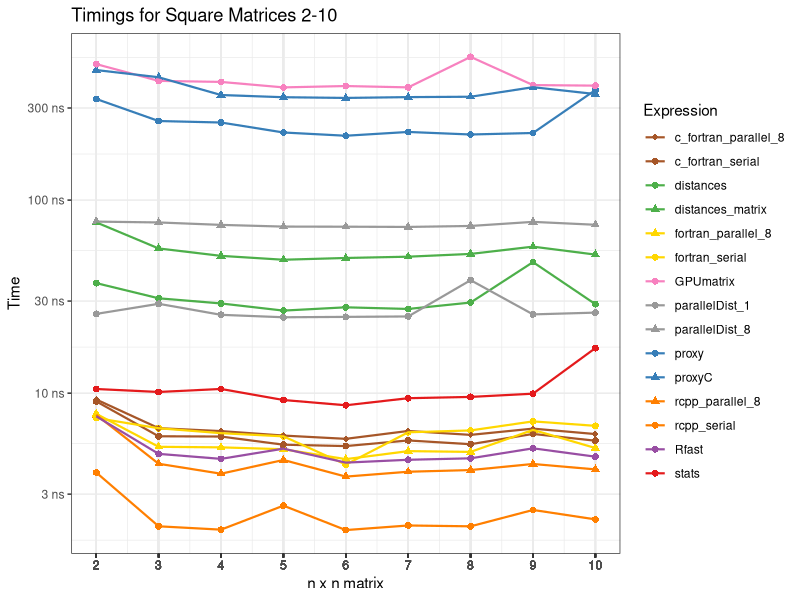

Source code (R): (Note: this script raises an error after producing the figure.)
library(ggplot2)
library(tidyverse)
library(RColorBrewer)
library(ggpubr)
rm(list = ls())

distance_timings <- readr::read_csv("data/distance_timings.csv")

# Define a dataframe for function groups for plotting
variable_groups <- data.frame(
  expression = c(
    "stats", "proxy", "proxyC", "distances", "distances_matrix",
    "Rfast", "rcpp_serial", "rcpp_parallel_8", "fortran_serial",
    "fortran_parallel_8", "c_fortran_serial",
    "c_fortran_parallel_1", "c_fortran_parallel_8",
    "GPUmatrix", "parallelDist_1", "parallelDist_8"),
  family = c(
    "base", "proxy", "proxy", "distances", "distances",
    "Rfast", "Rcpp", "Rcpp", "Fortran",
    "Fortran", "c_Fortran", "c_Fortran", "c_Fortran",
    "GPUmatrix", "parallelDist", "parallelDist")
)

# generate a color palette from RColorBrewer Paired
num_families <- length(unique(variable_groups$family))
palette <- c(
  "#E41A1C", "#377EB8", "#4DAF4A",
  "#984EA3", "#FF7F00", "#FFD700",
  "#A65628", "#F781BF", "#999999")

# map colors to families 
family_colors <- setNames(palette, unique(variable_groups$family))
expression_colors <- family_colors[variable_groups$family]
expression_colors <- setNames(expression_colors, variable_groups$expression)

# map shapes to expression within a family
expressions <- unique(variable_groups$expression)
num_expressions <- length(expressions)
shapes <- c(16, 16, 17, 16, 17, 16, 16, 17, 16, 17, 16, 17, 18, 16, 16, 17)
shape_mapping <- setNames(shapes, expressions)

# plot distance benchmarks
p1_data <- filter(distance_timings, run == "2_10")

p1 <- p1_data %>%
  mutate(median_ns = median * 1000000, sd_ns = sd * 1000000) %>%
  ggplot(aes(x = n_vectors, y = median_ns, color = expression, shape = expression)) +
  geom_point(size = 2) +
  geom_line(aes(group = expression), size = 0.75) +
  scale_color_manual(values = expression_colors) +
  scale_shape_manual(values = shape_mapping) +
  scale_y_log10(labels = scales::label_number(suffix = " ns")) +
  scale_x_continuous(breaks = p1_data$n_vectors) +
  xlab("n x n matrix") + ylab("Time") +
  labs(color = "Expression", shape = "Expression", title = "Timings for Square Matrices 2-10") +
  theme_bw()

# save to file
ggsave("outputs/figures/distance_2-10.png", p1, width = 20, height = 12, units = "cm")

#
p2_data <- filter(distance_timings, run == "10_100")

p2 <- p2_data %>%
  mutate(median_ns = median * 1000000, sd_ns = sd * 1000000) %>%
  ggplot(aes(x = n_vectors, y = median_ns, color = expression, shape = expression)) +
  geom_point(size = 2) +
  geom_line(aes(group = expression), size = 0.75) +
  scale_color_manual(values = expression_colors) +
  scale_shape_manual(values = shape_mapping) +
  scale_y_log10(labels = scales::label_number(suffix = " ns")) +
  scale_x_continuous(breaks = p2_data$n_vectors) +
  xlab("n x n matrix") + ylab("Time") +
  labs(color = "Expression", shape = "Expression", title = "Timings for Square Matrices 10-100") +
  theme_bw()
# save to file
ggsave("outputs/figures/distance_10-100.png", p2, width = 20, height = 12, units = "cm")

#
p3_data <- filter(distance_timings, run == "100_1000")

p3 <- p3_data %>%
  mutate(median_ms = median * 1000, sd_ms = sd * 1000) %>%
  ggplot(aes(x = n_vectors, y = median_ms, color = expression, shape = expression)) +
  geom_point(size = 2) +
  geom_line(aes(group = expression), size = 0.75) +
  scale_color_manual(values = expression_colors) +
  scale_shape_manual(values = shape_mapping) +
  scale_y_log10(labels = scales::label_number(suffix = " ms")) +
  scale_x_continuous(breaks = p3_data$n_vectors) +
  xlab("n x n matrix") + ylab("Time") +
  labs(color = "Expression", shape = "Expression", title = "Timings for Square Matrices 100-1000") +
  theme_bw()
# save to file
ggsave("outputs/figures/distance_100-1000.png", p3, width = 20, height = 12, units = "cm")

p4_data <- filter(distance_timings, run == "1000_10000")
p4 <- p4_data %>%
  ggplot(aes(x = n_vectors, y = median, color = expression, shape = expression)) +
  geom_point(size = 2) +
  geom_line(aes(group = expression), size = 0.75) +
  scale_color_manual(values = expression_colors) +
  scale_shape_manual(values = shape_mapping) +
  scale_y_log10(labels = scales::label_number(suffix = " s")) +
  scale_x_continuous(breaks = p4_data$n_vectors) +
  xlab("n x n matrix") + ylab("Time") +
  labs(color = "Expression", shape = "Expression", title = "Timings for Square Matrices 1k-10k") +
  theme_bw()
# save to file
ggsave("outputs/figures/distance_1000-10000.png", p4, width = 20, height = 12, units = "cm")

#

# combine into a single plot
shared_legend <- ggpubr::get_legend(p1)

# remove legend from individual plots
p1a <- p1 + theme(legend.position = "none")
p2a <- p2 + theme(legend.position = "none")
p3a <- p3 + theme(legend.position = "none")
p4a <- p4 + theme(legend.position = "none")

# combine plots
g1 <- ggarrange(
  p1a, p2a, p3a, p4a, 
  ncol=2, nrow=2, 
  common.legend = TRUE, legend="right", 
  legend.grob = shared_legend)
ggsave("outputs/figures/distance_combined.png", g1, width = 30, height = 16, units = "cm")

# Order expressions by median time in a tile plot
p5_list <- list(p1_data, p2_data, p3_data, p4_data)
names(p5_list) <- c("2-10", "10-100", "100-1000", "1000-10000")
p5_data <- p5_list %>%
  lapply(function(.x){
    .x %>% 
      group_by(expression) %>%
      summarize(mean = mean(median)) 
  }) %>% bind_rows(.id = "range") %>%
  mutate(mean_label = case_when(
    range == "2-10" ~ paste0(signif(mean * 1000000, 2), "ns"),
    range == "10-100" ~ paste0(signif(mean * 1000000, 2), "ns"),
    range == "100-1000" ~ paste0(signif(mean * 1000, 2), "ms"),
    range == "1000-10000" ~ paste0(signif(mean, 2), "s"
  ))) %>%
  group_by(range) %>%
  mutate(Rank = row_number(mean))

# define average speed order
p5_order <- p5_data %>%
  group_by(expression) %>%
  summarize(mean = mean(Rank), .groups = 'drop') %>%
  arrange(mean) %>%
  mutate(expression = as.character(expression)) %>%
  pull(expression)

# tile plot average
p5 <- p5_data %>%
  mutate(range = factor(range, levels = c("2-10", "10-100", "100-1000", "1000-10000"))) %>%
  mutate(expression = factor(expression, levels = p5_order)) %>%
  ggplot(aes(y = expression, x = range, fill = Rank)) +
  geom_tile(color = "black", size = 0.5) +
  geom_text(aes(label = mean_label), size = 3, alpha = 1) +
  scale_fill_viridis_c(
    direction = -1, begin = 0.15, end = 1,
    guide = guide_colorbar(reverse = TRUE, ticks = TRUE)) +
  theme_bw() +
  labs(title = "Average Time") +
  xlab("n x n matrixs") + ylab("") +
  theme(panel.grid.major = element_blank(),
        panel.grid.minor = element_blank(),
        panel.background = element_rect(fill = "white", colour = NA))

# save to file
ggsave("outputs/figures/distance_tile.png", p5, width = 20, height = 12, units = "cm")

